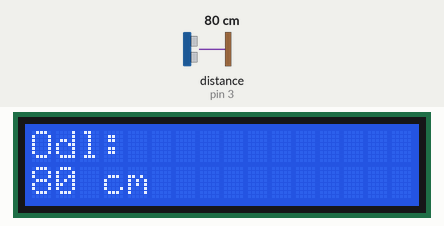
Recording of a sketch running on a simulated Arduino Uno, built with avr-gcc and run on an emulated ATmega328P. On the bench: 16×2 character LCD. Wiring (inferred from the names in the program): ultrasonic range finder: trigger pin 2; echo pin 3. Inputs (shaded band) come from the test bench; at power-on: distance to the obstacle (sensor on pin 3) 80 cm. The echo pulse lasts 58.3 µs per cm.

Above: at 1.2 s.
1.3 s: distance to the obstacle (sensor on pin 3) set to 2 cm
At 2.7 s:
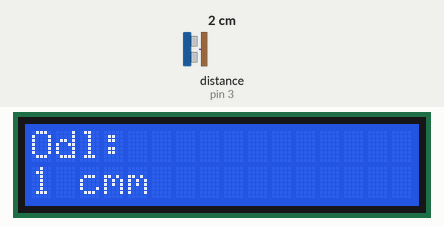
3.1 s: distance to the obstacle (sensor on pin 3) set to 4 cm
At 3.8 s:
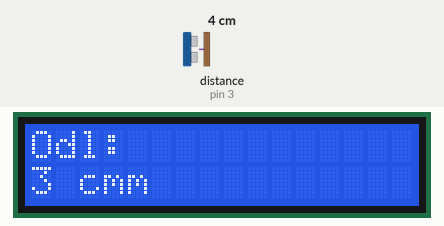
4.6 s: distance to the obstacle (sensor on pin 3) set to 9 cm
At 5.0 s:
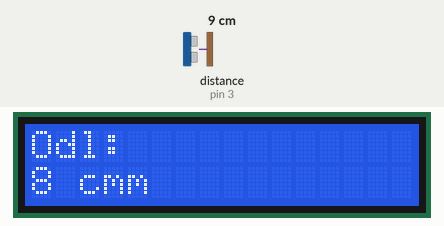
Timing chart, 0 to 7.6 s (numbered marks = the images above; inputs shaded):
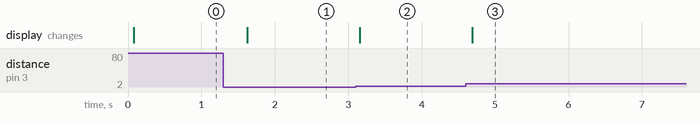

The sketch:

Czujnik_odleglosci_US-015.ino
```cpp
#include <Wire.h> // Standardowa biblioteka Arduino.
#include <LiquidCrystal_I2C.h> // Dołączenie pobranej biblioteki I2C dla LCD.

LiquidCrystal_I2C lcd(0x27, 2, 1, 0, 4, 5, 6, 7, 3, POSITIVE);  // Ustawienie adresu układu na 0x27.

int Trig = 2;  //pin 2 Arduino połączony z pinem Trigger czujnika
int Echo = 3;  //pin 3 Arduino połączony z pinem Echo czujnika
int CM;        //odległość w cm
long CZAS;     //długość powrotnego impulsu w uS

void setup()
{
  Serial.begin(9600);                        //inicjalizaja monitora szeregowego
  pinMode(Trig, OUTPUT);                     //ustawienie pinu 2 w Arduino jako wyjście
  pinMode(Echo, INPUT);                      //ustawienie pinu 3 w Arduino jako wejście

  lcd.begin(16,2); // Inicjalizacja LCD 16x2, lub 20x4.
  lcd.backlight(); // Załączenie podświetlenia .
}

void loop()
{
  pomiar_odleglosci();              //pomiar odległości
  /*Serial.print("Odleglosc: ");      //wyświetlanie wyników na ekranie w pętli co 200 ms
  Serial.print(CM);
  Serial.println(" cm");*/

  lcd.setCursor(0,0); // Ustawienie kursora w pozycji 0,0 (pierwszy wiersz, pierwsza kolumna).
  lcd.print("Odl: ");
  lcd.setCursor(0,1); //Ustawienie kursora w pozycji 0,0 (drugi wiersz, pierwsza kolumna).
  lcd.print(CM);
  lcd.print(" cm");
  delay(500);
}

void pomiar_odleglosci ()
{
  digitalWrite(Trig, LOW);        //ustawienie stanu wysokiego na 2 uS - impuls inicjalizujacy - patrz dokumentacja
  delayMicroseconds(2);
  digitalWrite(Trig, HIGH);       //ustawienie stanu wysokiego na 10 uS - impuls inicjalizujacy - patrz dokumentacja
  delayMicroseconds(15);
  digitalWrite(Trig, LOW);
  digitalWrite(Echo, HIGH);
  CZAS = pulseIn(Echo, HIGH);
  CM = CZAS / 58;                //szerokość odbitego impulsu w uS podzielone przez 58 to odleglosc w cm - patrz dokumentacja
}
```

Measured:
- after the input at 1.3 s, the display: changes after 0.32 s (image 1)
- after the input at 3.1 s, the display: changes after 0.06 s (image 2)
- after the input at 4.6 s, the display: changes after 0.09 s (image 3)
